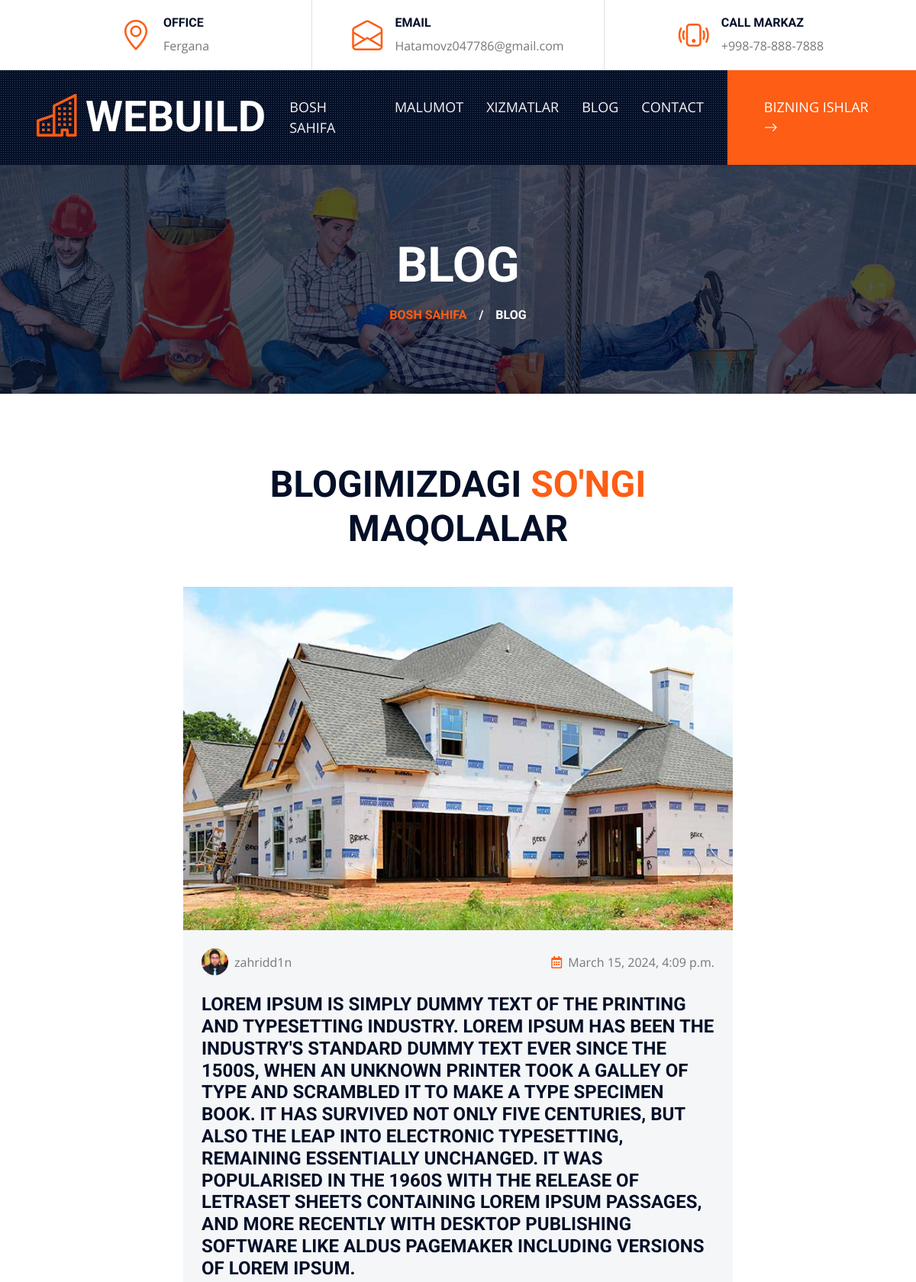
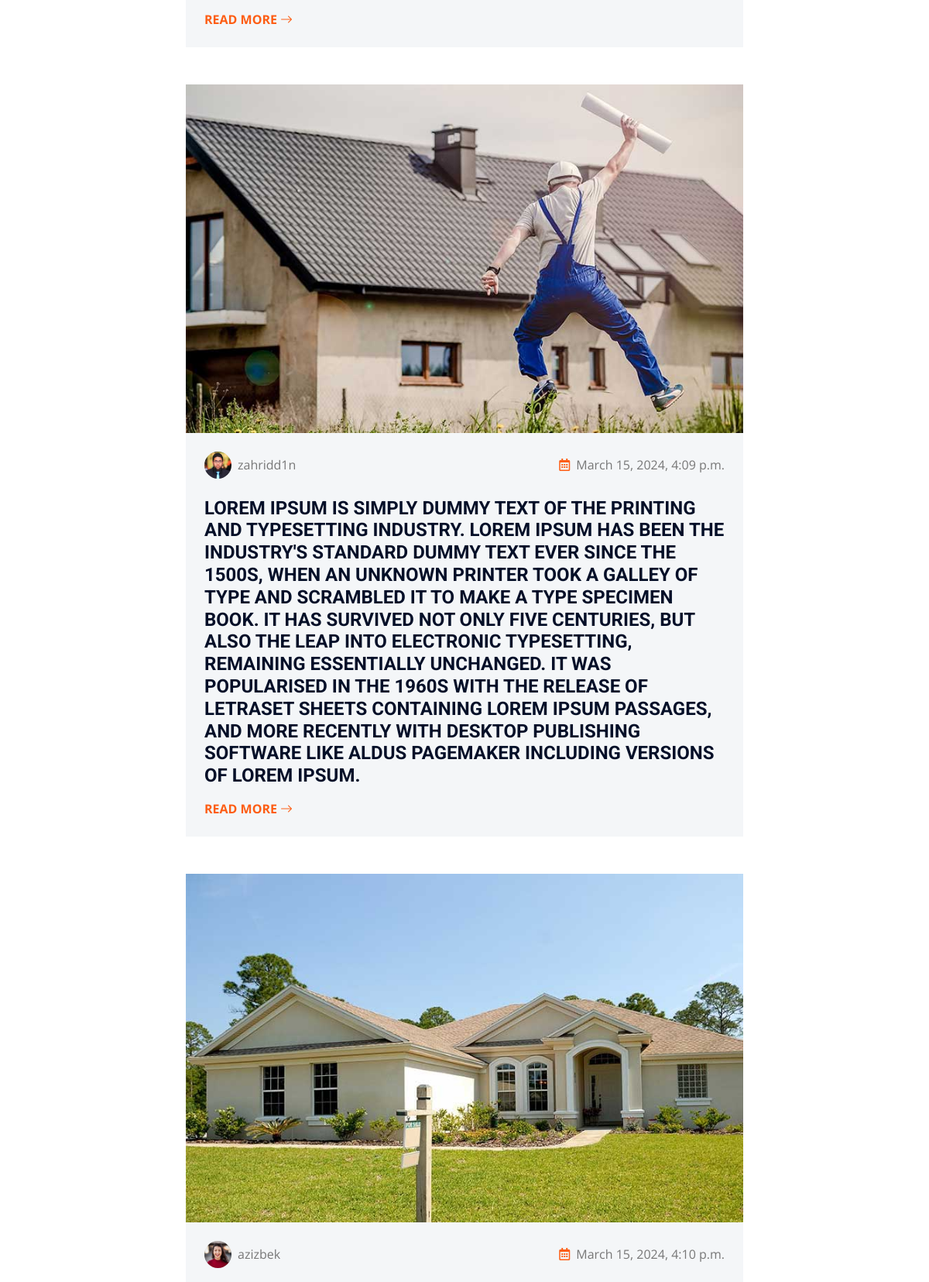
Screenshot of /blog/ (upper part) with the database file from the repository (2 pictures, top to bottom).
### main/models.py (models this page shows)
class Blog(models.Model):
    image = models.ImageField(upload_to='blog/')
    body = models.TextField(null=True, blank=True)
    date = models.DateTimeField(auto_now_add=True)
    author = models.CharField(max_length=30)
    avatar = models.ImageField(upload_to='blog/avatar/')

### main/views.py (the view)
# urls.py: 2. Add a URL to urlpatterns:  path('blog/', include('blog.urls'))
def blog(request):
    blogs = models.Blog.objects.all()
    data = {
        "blogs": blogs
    }
    return render(request, 'blog.html', context=data)

### templates/blog.html (shortened to what this page needs)
{% extends 'base.html' %}
{% block content %}
{% load static %}
    <div class="container-fluid page-header">
        <h1 class="display-3 text-uppercase text-white mb-3">Blog</h1>
        <div class="d-inline-flex text-white">
            <h6 class="text-uppercase m-0"><a href="">Bosh sahifa</a></h6>
            <h6 class="text-white m-0 px-3">/</h6>
            <h6 class="text-uppercase text-white m-0">Blog</h6>
        </div>
    </div>
    <div class="container-fluid py-6 px-5">
        <div class="text-center mx-auto mb-5" style="max-width: 600px;">
            <h1 class="display-5 text-uppercase mb-4">BLOGIMIZDagi <span class="text-primary">So'ngi</span> Maqolalar</h1>
        </div>
        <div class="row g-5">
           {% for blog in blogs %}
            <div class="col-2"></div>
            <div class="col-8">
                <div class="bg-light">
                    <img class="img-fluid" style="width: 940px;" src="{{blog.image.url}}" alt="">
                    <div class="p-4">
                        <div class="d-flex justify-content-between mb-4">
                            <div class="d-flex align-items-center">
                                <img class="rounded-circle me-2" src="{{blog.avatar.url}}" width="35" height="35" alt="">
                                <span>{{blog.author}}</span>
                            </div>
                            <div class="d-flex align-items-center">
                                <span class="ms-3"><i class="far fa-calendar-alt text-primary me-2"></i>{{blog.date}}</span>
                            </div>
                        </div>
                        <h4 class="text-uppercase mb-3">{{blog.body}}</h4>
                        <a class="text-uppercase fw-bold" href="">Read More <i class="bi bi-arrow-right"></i></a>
                    </div>
                </div>
            </div>
            <div class="col-2"></div>
            {% endfor %}
        </div>
    </div>
{% endblock %}

### static/css/style.css (style rules this page uses)
:root { --primary: #FD5D14; --secondary: #FDBE33; --light: #F4F6F8; --dark: #040F28; }
.py-6 { padding-top: 90px; padding-bottom: 90px; }
.page-header { height: 300px; display: flex; flex-direction: column; align-items: center; justify-content: center; background: linear-gradient(rgba(4, 15, 40, .7), rgba(4, 15, 40, .7)), url(../img/carousel-1.jpg) center center no-repeat; background-size: cover; }

### rows the page displays
Blog: image (picture), avatar (placeholder picture), author "zahridd1n", date "March 15, 2024, 4:09 p.m.", body "LOREM IPSUM IS SIMPLY DUMMY TEXT OF THE PRINTING AND TYPESETTING INDUSTRY. LOREM IPSUM HAS BEEN THE INDUSTRY'S STANDARD DUMMY TEXT EVER SINCE THE 1500S, WHEN AN UNKNOWN PRINTER TOOK A GALLEY OF TYPE AND SCRAMBLED IT TO MAKE A TYPE SPECIMEN BOOK. IT HAS SURVIVED NOT ONLY FIVE CENTURIES, BUT ALSO THE LEAP INTO ELECTRONIC TYPESETTING, REMAINING ESSENTIALLY UNCHANGED. IT WAS POPULARISED IN THE 1960S WITH THE RELEASE OF LETRASET SHEETS CONTAINING LOREM IPSUM PASSAGES, AND MORE RECENTLY WITH DESKTOP PUBLISHING SOFTWARE LIKE ALDUS PAGEMAKER INCLUDING VERSIONS OF LOREM IPSUM."
Blog: image (picture), avatar (picture), author "zahridd1n", date "March 15, 2024, 4:09 p.m.", body "LOREM IPSUM IS SIMPLY DUMMY TEXT OF THE PRINTING AND TYPESETTING INDUSTRY. LOREM IPSUM HAS BEEN THE INDUSTRY'S STANDARD DUMMY TEXT EVER SINCE THE 1500S, WHEN AN UNKNOWN PRINTER TOOK A GALLEY OF TYPE AND SCRAMBLED IT TO MAKE A TYPE SPECIMEN BOOK. IT HAS SURVIVED NOT ONLY FIVE CENTURIES, BUT ALSO THE LEAP INTO ELECTRONIC TYPESETTING, REMAINING ESSENTIALLY UNCHANGED. IT WAS POPULARISED IN THE 1960S WITH THE RELEASE OF LETRASET SHEETS CONTAINING LOREM IPSUM PASSAGES, AND MORE RECENTLY WITH DESKTOP PUBLISHING SOFTWARE LIKE ALDUS PAGEMAKER INCLUDING VERSIONS OF LOREM IPSUM."
Blog: image (picture), avatar (picture), author "azizbek", date "March 15, 2024, 4:10 p.m."
